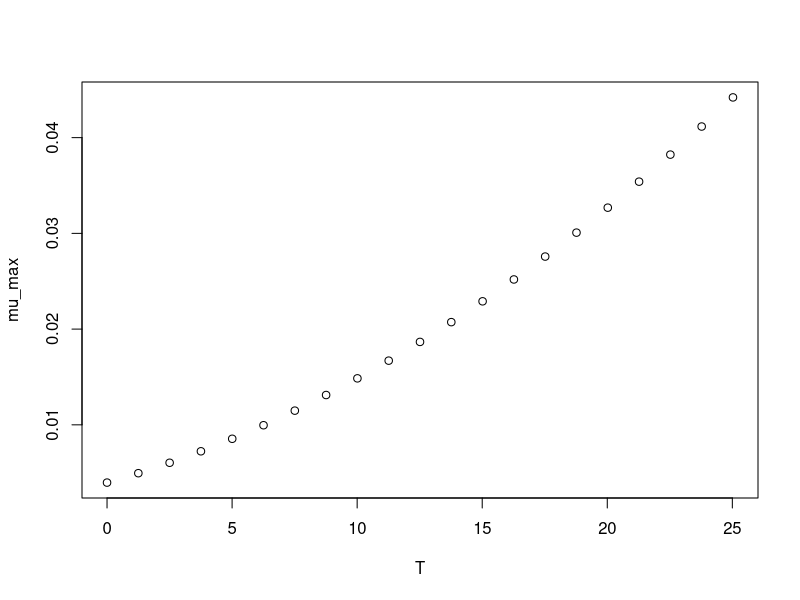

The R source for this figure:
#############################
# start of Parameter script
#############################
T <- seq(0,25.025,length.out=21)
#############################
# end of Parameter script
#############################
############################# 
# start of Model script Gropin ID 250 
#############################
 
# constant coefficients for this model
a <- 0.019
Tmin <- -10.7
 
variables <- data.frame(T)
argumentsPar <- expand.grid(variables)
 
# heart of the model
response_surface <- function(T) {
   mumax <-2.302585*(a*(T-Tmin))^2/24

return(mumax=mumax)
} 

# output parameters
mumax <- cbind(argumentsPar,response_surface(argumentsPar['T']))
colnames(mumax) <- c(colnames(argumentsPar),'mumax')
#############################
# End of Model script
#############################
############################# 
# start of Visualisation script Gropin ID 250 
#############################
plot(T,mumax$mumax,
                          xlab='T',
                          ylab='mu_max')
#############################
# End of Visualisation script
#############################
